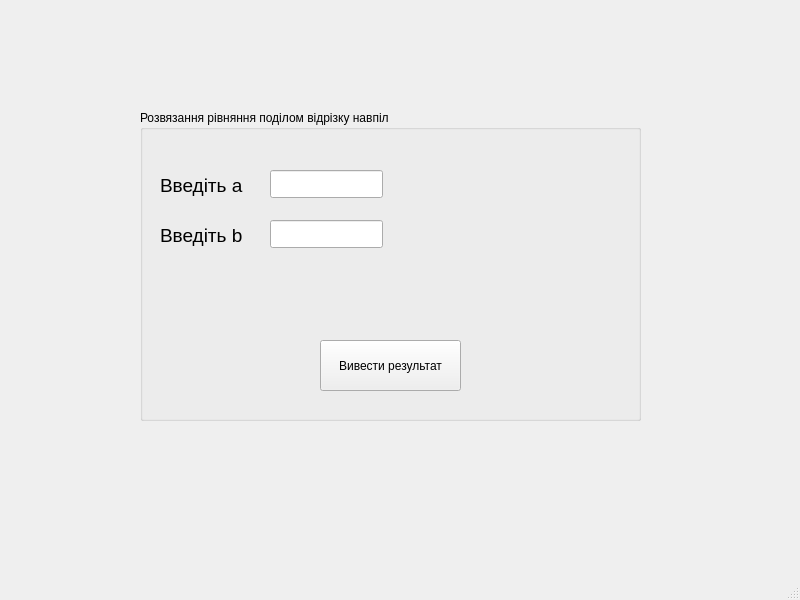
<?xml version="1.0" encoding="UTF-8"?>
<ui version="4.0">
 <class>MainWindow</class>
 <widget class="QMainWindow" name="MainWindow">
  <property name="geometry">
   <rect>
    <x>0</x>
    <y>0</y>
    <width>800</width>
    <height>600</height>
   </rect>
  </property>
  <property name="windowTitle">
   <string>MainWindow</string>
  </property>
  <widget class="QWidget" name="centralwidget">
   <widget class="QGroupBox" name="groupBox">
    <property name="geometry">
     <rect>
      <x>140</x>
      <y>110</y>
      <width>501</width>
      <height>311</height>
     </rect>
    </property>
    <property name="title">
     <string>Розвязання рівняння поділом відрізку навпіл</string>
    </property>
    <widget class="QLabel" name="label">
     <property name="geometry">
      <rect>
       <x>20</x>
       <y>50</y>
       <width>121</width>
       <height>51</height>
      </rect>
     </property>
     <property name="text">
      <string>&lt;html&gt;&lt;head/&gt;&lt;body&gt;&lt;p&gt;&lt;span style=&quot; font-size:14pt;&quot;&gt;Введіть а&lt;/span&gt;&lt;/p&gt;&lt;/body&gt;&lt;/html&gt;</string>
     </property>
    </widget>
    <widget class="QLabel" name="label_2">
     <property name="geometry">
      <rect>
       <x>20</x>
       <y>110</y>
       <width>101</width>
       <height>31</height>
      </rect>
     </property>
     <property name="text">
      <string>&lt;html&gt;&lt;head/&gt;&lt;body&gt;&lt;p&gt;&lt;span style=&quot; font-size:14pt;&quot;&gt;Введіть b&lt;/span&gt;&lt;/p&gt;&lt;/body&gt;&lt;/html&gt;</string>
     </property>
    </widget>
    <widget class="QLineEdit" name="lineEdit">
     <property name="geometry">
      <rect>
       <x>130</x>
       <y>60</y>
       <width>113</width>
       <height>28</height>
      </rect>
     </property>
    </widget>
    <widget class="QLineEdit" name="lineEdit_2">
     <property name="geometry">
      <rect>
       <x>130</x>
       <y>110</y>
       <width>113</width>
       <height>28</height>
      </rect>
     </property>
    </widget>
    <widget class="QPushButton" name="pushButton">
     <property name="geometry">
      <rect>
       <x>180</x>
       <y>230</y>
       <width>141</width>
       <height>51</height>
      </rect>
     </property>
     <property name="text">
      <string>Вивести результат</string>
     </property>
    </widget>
   </widget>
  </widget>
  <widget class="QMenuBar" name="menubar">
   <property name="geometry">
    <rect>
     <x>0</x>
     <y>0</y>
     <width>800</width>
     <height>25</height>
    </rect>
   </property>
  </widget>
  <widget class="QStatusBar" name="statusbar"/>
 </widget>
 <resources/>
 <connections/>
</ui>
